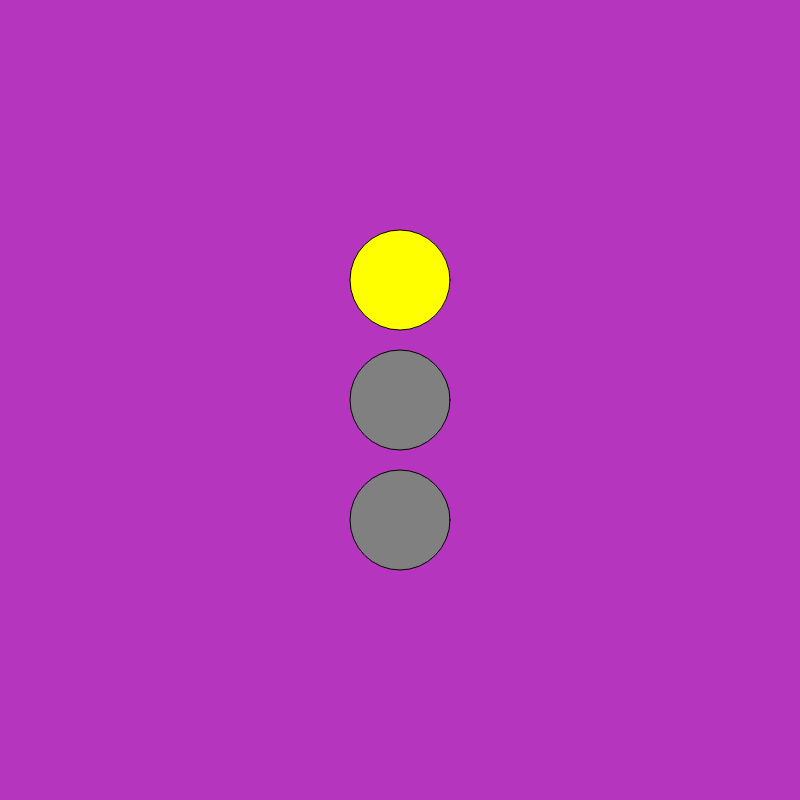
Frame 1 (no input)
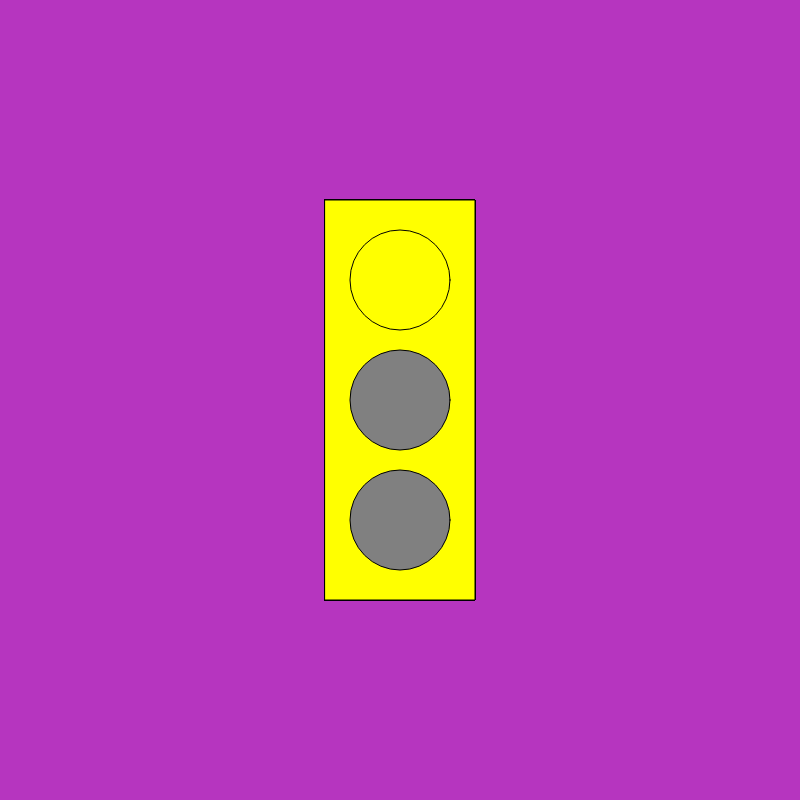
Frame 60 (no input)
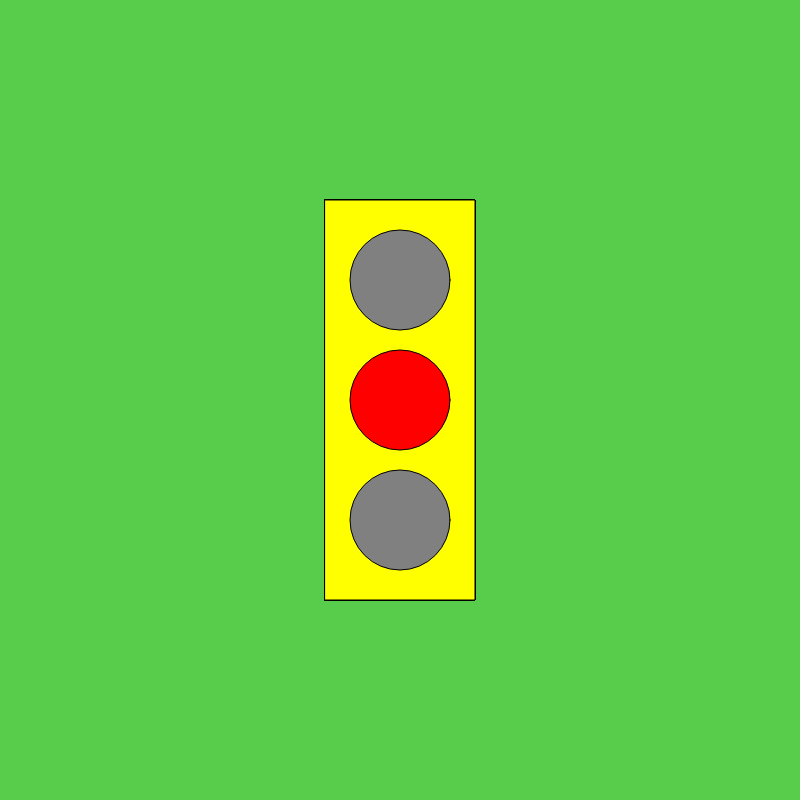
Frame 120 (the mouse pressed at the canvas centre since frame 60)

The p5.js sketch that drew these frames (run headless with seeded random() and noise() and a simulated clock; from frame 60 on, the mouse is pressed at the canvas centre):

// p5.js sketch
// ── sketch.js
var myState = 0;
timer = 0;

function setup() {
  // put setup code here
  createCanvas(800, 800);
  rectMode(CENTER);
  ellipseMode(CENTER);

}

function draw() {
  // put drawing code here
  fill('yellow');
  rect(width / 2, height / 2, 150, 400);
  timer = timer - 1;
  if (timer <= 0) {
    background(random(255), random(255), random(255));
    timer = 100;
    myState = myState + 1;
    if (myState >= 3) {
      myState = 0;
    }
}
    switch (myState) {

      case 0:
        fill('gray');
        ellipse(width / 2, height / 2, 100, 100); //center
        fill('gray');
        ellipse(width / 2, height / 2 - 120, 100, 100); //top
        fill('green');
        ellipse(width / 2, height / 2 + 120, 100, 100); //bottom
        break;

      case 1:
        fill('gray');
        ellipse(width / 2, height / 2, 100, 100); //center
        fill('yellow');
        ellipse(width / 2, height / 2 - 120, 100, 100); //top
        fill('gray');
        ellipse(width / 2, height / 2 + 120, 100, 100); //bottom
        break;

      case 2:
        fill('red');
        ellipse(width / 2, height / 2, 100, 100); //center
        fill('gray');
        ellipse(width / 2, height / 2 - 120, 100, 100); //top
        fill('gray');
        ellipse(width / 2, height / 2 + 120, 100, 100); //bottom
        break;
    }
  }
